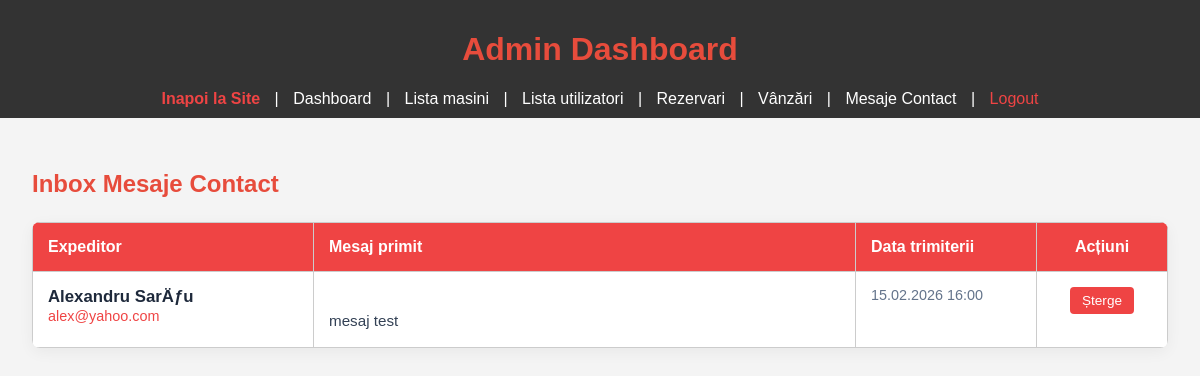
Screenshot of /admin/admin_messages.php (signed in) with the database file from the repository.
### tables this page shows
CREATE TABLE `contacte` (
  `id` int(11) NOT NULL,
  `nume` varchar(100) NOT NULL,
  `email` varchar(150) NOT NULL,
  `mesaj` text NOT NULL,
  `data_trimitere` datetime DEFAULT CURRENT_TIMESTAMP
);

### admin/admin_messages.php (the view, shortened to what this page needs)
<?php
include '../db_connect.php';
$sql_messages = "SELECT id, nume, email, mesaj, data_trimitere FROM contacte ORDER BY data_trimitere DESC";
$result_messages = $conn->query($sql_messages);
include 'admin_header.php';
?>
<main style="padding: 2rem;">
    <h2 style="color:#E74C3C; margin-bottom: 1.5rem;">Inbox Mesaje Contact</h2>
    <?php if ($result_messages && $result_messages->num_rows > 0): ?>
        <table class="rentals-table" style="width: 100%; border-collapse: collapse; background: #fff; box-shadow: 0 4px 15px rgba(0,0,0,0.05); border-radius: 8px; overflow: hidden;">
            <thead>
                <tr style="background: #ef4444; color: white; text-align: left;">
                    <th style="padding: 15px;">Expeditor</th>
                    <th style="padding: 15px;">Mesaj primit</th>
                    <th style="padding: 15px;">Data trimiterii</th>
                    <th style="padding: 15px; text-align: center;">Acțiuni</th>
                </tr>
            </thead>
            <tbody>
                <?php while ($msg = $result_messages->fetch_assoc()): ?>
                    <tr style="border-bottom: 1px solid #cbd5e1; transition: background 0.2s;">
                        <td style="padding: 15px; vertical-align: top; width: 250px;">
                            <span style="font-weight: 700; font-size: 1.05rem; color: #1e293b;"><?= htmlspecialchars($msg['nume']) ?></span><br>
                            <span style="color: #64748b; font-size: 0.9rem;"> <a href="mailto:<?= htmlspecialchars($msg['email']) ?>" style="color: #ef4444; text-decoration: none;"><?= htmlspecialchars($msg['email']) ?></a></span>
                        </td>
                        <td style="padding: 15px; vertical-align: top; line-height: 1.5; color: #334155; font-size: 0.95rem; max-width: 500px; white-space: pre-line;">
                            <?= htmlspecialchars($msg['mesaj']) ?>
                        </td>
                        <td style="padding: 15px; vertical-align: top; width: 150px; color: #64748b; font-size: 0.9rem;">
                            <?= date('d.m.Y H:i', strtotime($msg['data_trimitere'])) ?>
                        </td>
                        <td style="padding: 15px; vertical-align: top; text-align: center; width: 100px;">
                            <a class="delete-btn" href="admin_messages.php?action=delete&id=<?= $msg['id'] ?>"
                               onclick="return confirm('Sigur dorești să ștergi definitiv acest mesaj?')"
                               style="background: #ef4444; color: #fff; padding: 6px 12px; text-decoration: none; border-radius: 4px; font-size: 0.85rem; display: inline-block;">
                                Șterge
                            </a>
                        </td>
                    </tr>
                <?php endwhile; ?>
            </tbody>
        </table>
    <?php else: ?>
        <div style="background: #fff; padding: 30px; text-align: center; border-radius: 8px; border: 1px solid #cbd5e1; color: #64748b; font-style: italic;">
            Nu s-a primit niciun mesaj prin intermediul formularului de contact.
        </div>
    <?php endif; ?>
</main>
</body>
</html>

### resurse/css/admin.css (style rules this page uses)
body { font-family: Arial; background:#f4f4f4; margin:0; padding:0; }
h2 { color:red; }
main { padding:20px; }
table { width:100%; border-collapse:collapse; margin-top:20px; }
table th, table td { border:1px solid #ccc; padding:10px; text-align:left; }

### rows the page displays
contacte: nume "Alexandru SarÄƒu", email "alex@yahoo.com", mesaj "mesaj test", data_trimitere "15.02.2026 16:00"
